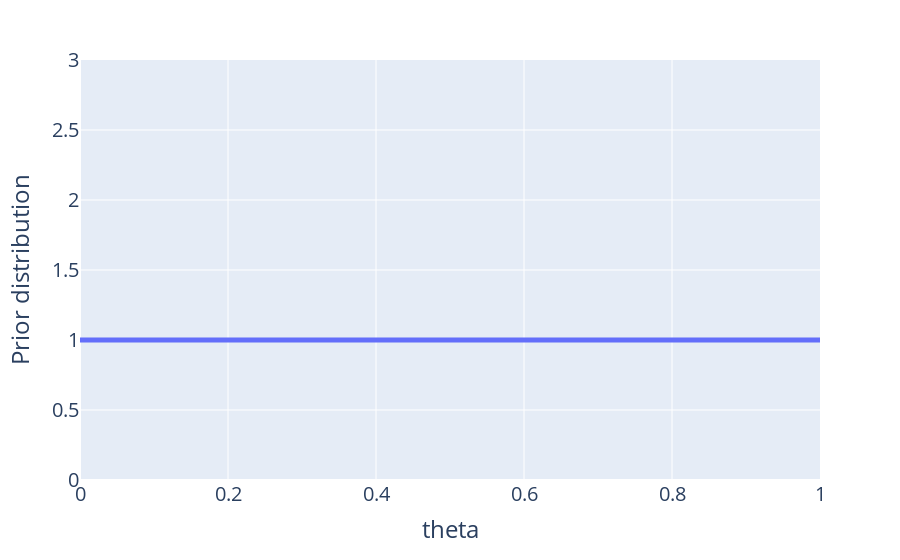
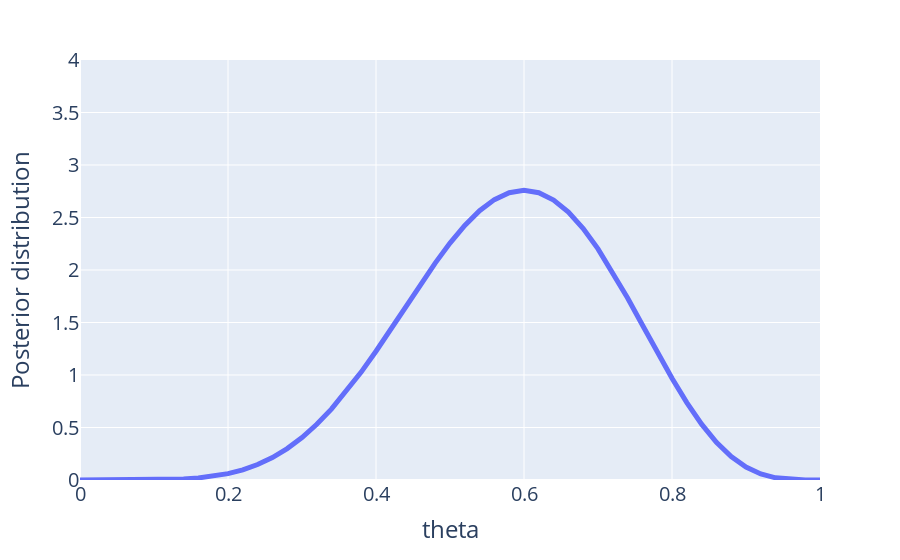
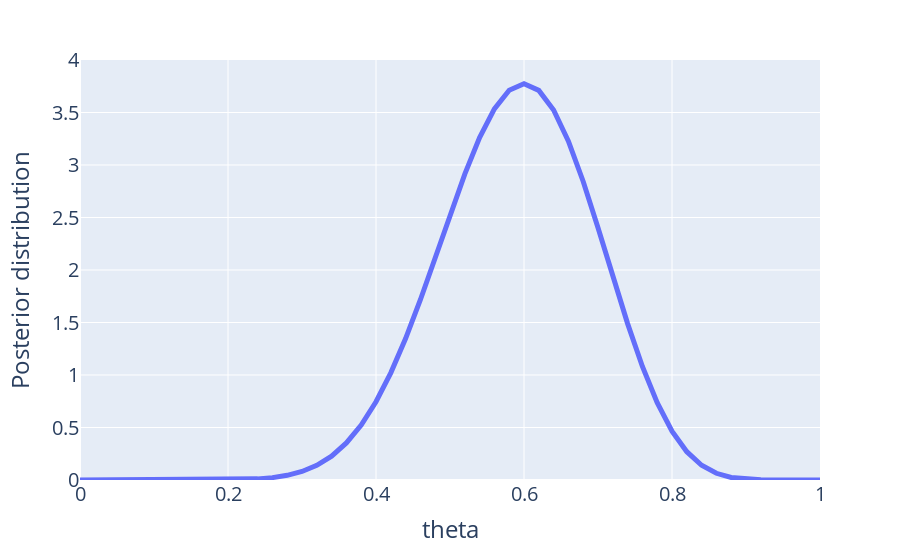

The cell these charts' notebook holds for them, in order:
### Markdown cell above
### Prior and posterior distributions for Example 2.1

### Code cell
# Grid of x values
theta_values = np.linspace(0, 1, 51)

# Prior distribution
alpha_prior = 1
beta_prior = 1
prior_df = pd.DataFrame()
prior_df["theta"] = theta_values
prior_df["Prior distribution"] = beta.pdf(theta_values, alpha_prior, beta_prior)

fig_prior = px.line(prior_df, x="theta", y="Prior distribution")
fig_prior.update_yaxes(range=[0, 3])
fig_prior.update_traces(line={'width': 5})
fig_prior.update_layout(font=dict(size=20), xaxis = dict(tickfont = dict(size=20)), yaxis = dict(tickfont = dict(size=20)))
fig_prior.show()


def parameters_posterior(coin_seq: str, prior_alpha: float, prior_beta: float):
    n = len(coin_seq)
    n_H = coin_seq.count('H')

    alpha_posterior = n_H+prior_alpha
    beta_posterior = n-n_H+prior_beta

    return n_H+prior_alpha, n-n_H+beta_prior


# Posterior distribution 1
alpha_post_1, beta_post_1 = parameters_posterior("HHTHTTHHHT", alpha_prior, beta_prior)

posterior_df_1 = pd.DataFrame()
posterior_df_1["theta"] = theta_values
posterior_df_1["Posterior distribution"] = beta.pdf(theta_values, alpha_post_1, beta_post_1)
fig_posterior_1 = px.line(posterior_df_1, x="theta", y="Posterior distribution")
fig_posterior_1.update_yaxes(range=[0,4])
fig_posterior_1.update_traces(line={'width': 5})
fig_posterior_1.update_layout(font=dict(size=20), xaxis = dict(tickfont = dict(size=20)), yaxis = dict(tickfont = dict(size=20)))
fig_posterior_1.show()

# Posterior distribution 2
alpha_post_2, beta_post_2 = parameters_posterior("HHTHTTHHHTHHTTHTHTHH", alpha_prior, beta_prior)
posterior_df_2 = pd.DataFrame()
posterior_df_2["theta"] = theta_values
posterior_df_2["Posterior distribution"] = beta.pdf(theta_values, alpha_post_2, beta_post_2)
fig_posterior_2 = px.line(posterior_df_2, x="theta", y="Posterior distribution")
fig_posterior_2.update_yaxes(range=[0, 4])
fig_posterior_2.update_traces(line={'width': 5})
fig_posterior_2.update_layout(font=dict(size=20), xaxis = dict(tickfont = dict(size=20)), yaxis = dict(tickfont = dict(size=20)))
fig_posterior_2.show()

### Figure 1 — Plotly figure (JSON) as saved in the notebook; plotly's stock layout.template omitted (floating-point values rounded to 4 significant figures)
{"data": [{"hovertemplate": "theta=%{x}<br>Prior distribution=%{y}<extra></extra>", "legendgroup": "", "line": {"color": "#636efa", "dash": "solid", "width": 5}, "marker": {"symbol": "circle"}, "mode": "lines", "name": "", "orientation": "v", "showlegend": false, "type": "scatter", "x": [0, 0.02, 0.04, 0.06, 0.08, 0.1, 0.12, 0.14, 0.16, 0.18, 0.2, 0.22, 0.24, 0.26, 0.28, 0.3, 0.32, 0.34, 0.36, 0.38, 0.4, 0.42, 0.44, 0.46, 0.48, 0.5, 0.52, 0.54, 0.56, 0.58, 0.6, 0.62, 0.64, 0.66, 0.68, 0.7, 0.72, 0.74, 0.76, 0.78, 0.8, 0.82, 0.84, 0.86, 0.88, 0.9, 0.92, 0.94, 0.96, 0.98, 1], "xaxis": "x", "y": [1, 1.0, 1.0, 1.0, 1.0, 1.0, 1.0, 1.0, 1.0, 1.0, 1.0, 1.0, 1.0, 1.0, 1.0, 1.0, 1.0, 1.0, 1.0, 1.0, 1.0, 1.0, 1.0, 1.0, 1.0, 1.0, 1.0, 1.0, 1.0, 1.0, 1.0, 1.0, 1.0, 1.0, 1.0, 1.0, 1.0, 1.0, 1.0, 1.0, 1.0, 1.0, 1.0, 1.0, 1.0, 1.0, 1, 1.0, 1.0, 1.0, 1], "yaxis": "y"}], "layout": {"font": {"size": 20}, "legend": {"tracegroupgap": 0}, "margin": {"t": 60}, "xaxis": {"anchor": "y", "domain": [0, 1], "tickfont": {"size": 20}, "title": {"text": "theta"}}, "yaxis": {"anchor": "x", "domain": [0, 1], "range": [0, 3], "tickfont": {"size": 20}, "title": {"text": "Prior distribution"}}}}

### Figure 2 — Plotly figure (JSON) as saved in the notebook; plotly's stock layout.template omitted (floating-point values rounded to 4 significant figures)
{"data": [{"hovertemplate": "theta=%{x}<br>Posterior distribution=%{y}<extra></extra>", "legendgroup": "", "line": {"color": "#636efa", "dash": "solid", "width": 5}, "marker": {"symbol": "circle"}, "mode": "lines", "name": "", "orientation": "v", "showlegend": false, "type": "scatter", "x": [0, 0.02, 0.04, 0.06, 0.08, 0.1, 0.12, 0.14, 0.16, 0.18, 0.2, 0.22, 0.24, 0.26, 0.28, 0.3, 0.32, 0.34, 0.36, 0.38, 0.4, 0.42, 0.44, 0.46, 0.48, 0.5, 0.52, 0.54, 0.56, 0.58, 0.6, 0.62, 0.64, 0.66, 0.68, 0.7, 0.72, 0.74, 0.76, 0.78, 0.8, 0.82, 0.84, 0.86, 0.88, 0.9, 0.92, 0.94, 0.96, 0.98, 1], "xaxis": "x", "y": [0, 1.364e-07, 8.036e-06, 8.415e-05, 0.0004338, 0.001516, 0.004136, 0.009514, 0.0193, 0.03552, 0.06056, 0.09695, 0.1473, 0.214, 0.2992, 0.4043, 0.5303, 0.6771, 0.8436, 1.028, 1.226, 1.435, 1.648, 1.861, 2.066, 2.256, 2.424, 2.565, 2.67, 2.736, 2.759, 2.736, 2.666, 2.551, 2.395, 2.201, 1.978, 1.733, 1.477, 1.219, 0.9689, 0.7372, 0.5318, 0.359, 0.2225, 0.1228, 0.05737, 0.02065, 0.004629, 0.0003274, 0], "yaxis": "y"}], "layout": {"font": {"size": 20}, "legend": {"tracegroupgap": 0}, "margin": {"t": 60}, "xaxis": {"anchor": "y", "domain": [0, 1], "tickfont": {"size": 20}, "title": {"text": "theta"}}, "yaxis": {"anchor": "x", "domain": [0, 1], "range": [0, 4], "tickfont": {"size": 20}, "title": {"text": "Posterior distribution"}}}}

### Figure 3 — Plotly figure (JSON) as saved in the notebook; plotly's stock layout.template omitted (floating-point values rounded to 4 significant figures)
{"data": [{"hovertemplate": "theta=%{x}<br>Posterior distribution=%{y}<extra></extra>", "legendgroup": "", "line": {"color": "#636efa", "dash": "solid", "width": 5}, "marker": {"symbol": "circle"}, "mode": "lines", "name": "", "orientation": "v", "showlegend": false, "type": "scatter", "x": [0, 0.02, 0.04, 0.06, 0.08, 0.1, 0.12, 0.14, 0.16, 0.18, 0.2, 0.22, 0.24, 0.26, 0.28, 0.3, 0.32, 0.34, 0.36, 0.38, 0.4, 0.42, 0.44, 0.46, 0.48, 0.5, 0.52, 0.54, 0.56, 0.58, 0.6, 0.62, 0.64, 0.66, 0.68, 0.7, 0.72, 0.74, 0.76, 0.78, 0.8, 0.82, 0.84, 0.86, 0.88, 0.9, 0.92, 0.94, 0.96, 0.98, 1], "xaxis": "x", "y": [0, 9.218e-15, 3.202e-11, 3.51e-09, 9.33e-08, 1.139e-06, 8.482e-06, 4.488e-05, 0.0001846, 0.0006256, 0.001818, 0.004659, 0.01075, 0.0227, 0.04437, 0.08104, 0.1394, 0.2273, 0.3528, 0.5236, 0.7454, 1.021, 1.347, 1.717, 2.115, 2.523, 2.914, 3.26, 3.535, 3.712, 3.774, 3.711, 3.524, 3.227, 2.843, 2.402, 1.94, 1.49, 1.081, 0.7362, 0.4654, 0.2694, 0.1402, 0.0639, 0.02453, 0.007471, 0.001632, 0.0002115, 1.062e-05, 5.314e-08, 0], "yaxis": "y"}], "layout": {"font": {"size": 20}, "legend": {"tracegroupgap": 0}, "margin": {"t": 60}, "xaxis": {"anchor": "y", "domain": [0, 1], "tickfont": {"size": 20}, "title": {"text": "theta"}}, "yaxis": {"anchor": "x", "domain": [0, 1], "range": [0, 4], "tickfont": {"size": 20}, "title": {"text": "Posterior distribution"}}}}
